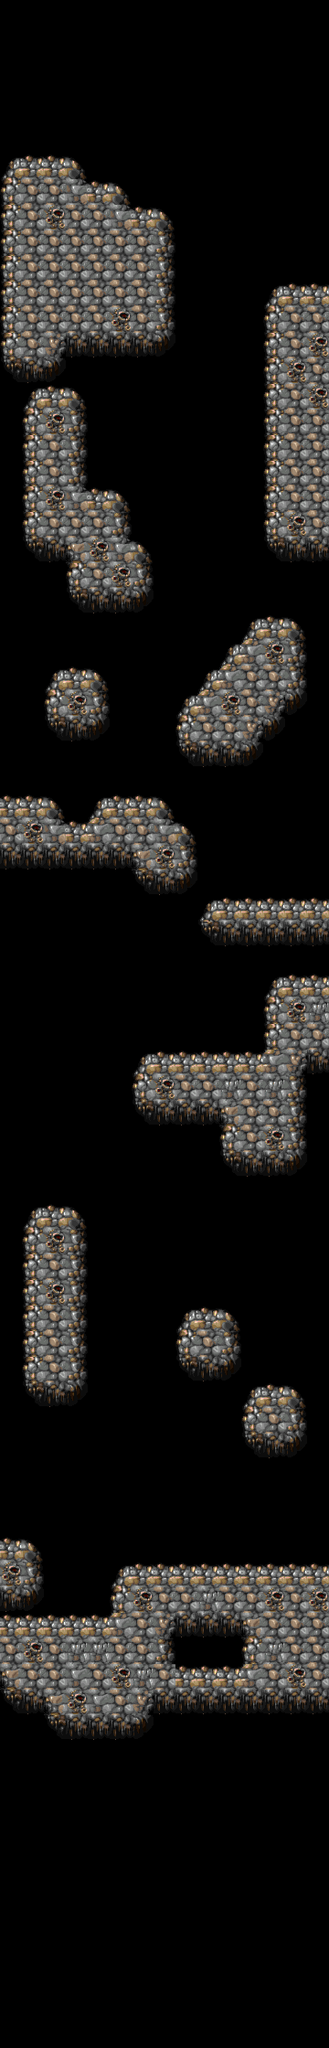

Tiled map render using the project's own tile images. Description and the whole map definition, tile-layer contents included, below:
An orthogonal 15x80 tile map with 24x28 px tiles, 1 tile layer (Tile Layer 1).

<map version="1.0" orientation="orthogonal" renderorder="right-down" width="15" height="80" tilewidth="24" tileheight="28" nextobjectid="1">
 <tileset firstgid="1" name="platforms" tilewidth="24" tileheight="28" tilecount="20" columns="5">
  <image source="../using/backgrounds/platforms.png" width="120" height="112" />
 </tileset>
 <layer name="Tile Layer 1" width="15" height="80">
  <data encoding="csv">
0,0,0,0,0,0,0,0,0,0,0,15,0,15,0,
0,0,0,0,0,0,0,0,0,0,0,15,15,15,0,
0,0,0,0,0,0,0,0,0,0,0,15,15,15,15,
0,0,0,0,0,0,0,0,0,0,0,15,15,15,0,
15,15,15,15,0,0,0,0,0,0,0,0,0,0,0,
15,15,15,15,15,15,0,0,0,0,0,0,0,0,0,
1,2,2,3,15,15,15,15,0,0,0,0,0,0,0,
6,7,7,5,2,3,15,15,0,0,0,0,0,0,0,
6,7,19,7,7,5,2,3,0,0,0,0,0,0,0,
6,7,7,7,7,7,7,8,0,0,0,0,0,0,0,
6,7,7,7,7,7,7,8,0,0,0,0,0,0,0,
6,7,7,7,7,7,7,8,0,0,15,0,1,2,2,
6,7,7,7,7,19,7,8,15,15,15,0,6,7,7,
6,7,10,12,12,12,12,13,15,15,15,15,6,7,19,
11,12,13,15,15,15,15,15,15,15,15,15,6,19,7,
15,1,2,3,15,15,15,15,15,15,15,15,6,7,19,
15,6,19,8,15,15,15,15,15,15,15,15,6,7,7,
15,6,7,8,15,15,15,15,15,15,15,15,6,7,7,
15,6,7,8,15,15,15,15,15,15,15,15,6,7,7,
0,6,19,5,2,3,15,15,15,15,15,15,6,7,7,
0,6,7,7,7,8,15,15,15,15,0,0,6,19,7,
0,11,12,9,19,5,3,15,0,0,0,0,11,12,12,
0,0,0,6,7,19,8,0,0,0,0,0,0,0,0,
0,0,0,11,12,12,13,0,0,0,0,0,0,0,0,
0,0,0,0,0,0,0,0,0,0,0,1,2,3,0,
0,0,0,0,0,0,0,0,0,0,1,4,19,8,0,
0,0,1,2,3,0,0,0,0,1,4,7,7,8,0,
0,0,6,19,8,0,0,0,1,4,19,7,10,13,0,
0,0,11,12,13,0,0,0,6,7,7,10,13,0,0,
0,0,0,0,0,0,0,0,11,12,12,13,0,0,0,
0,0,0,0,0,0,0,0,0,0,0,0,0,0,0,
2,2,3,15,1,2,2,3,15,0,0,0,0,0,0,
7,19,5,2,4,7,7,5,3,0,0,0,0,0,0,
12,12,12,12,12,12,9,19,8,0,0,0,0,0,0,
0,0,0,0,0,0,11,12,13,0,0,0,0,0,0,
0,0,0,0,0,0,0,0,0,1,2,2,2,2,2,
0,0,0,0,0,0,0,0,0,11,12,12,12,12,12,
0,0,0,0,0,0,0,0,0,0,0,0,0,0,0,
0,0,0,0,0,0,0,0,0,0,0,0,1,2,2,
0,0,0,0,0,0,0,0,0,0,0,0,6,19,17,
0,0,0,0,0,0,0,0,0,0,0,0,6,7,7,
0,0,0,0,0,0,1,2,2,2,2,2,4,10,12,
0,0,0,0,0,0,6,19,7,7,17,7,17,8,0,
0,0,0,0,0,0,11,12,12,12,9,7,7,8,0,
0,0,0,0,0,0,0,0,0,0,6,7,19,8,0,
0,0,0,0,0,0,0,0,0,0,11,12,12,13,0,
0,0,0,0,0,0,0,0,0,0,0,0,0,0,0,
0,1,2,3,0,0,0,0,0,0,0,0,0,0,0,
0,6,19,8,0,0,0,0,0,0,0,0,0,0,0,
0,6,7,8,0,0,0,0,0,0,0,0,0,0,0,
0,6,19,8,0,0,0,0,0,0,0,0,0,0,0,
0,6,7,8,0,0,0,0,1,2,3,0,0,0,0,
0,6,7,8,0,0,0,0,6,7,8,0,0,0,0,
0,6,7,8,0,0,0,0,11,12,13,0,0,0,0,
0,11,12,13,0,0,0,0,0,0,0,1,2,3,0,
0,0,0,0,0,0,0,0,0,0,0,6,7,8,0,
0,0,0,0,0,0,0,0,0,0,0,11,12,13,0,
0,0,0,0,0,0,0,0,0,0,0,0,0,0,0,
0,0,0,0,0,0,0,0,0,0,0,0,0,0,0,
0,0,0,0,0,0,0,0,0,0,0,0,0,0,0,
2,3,0,0,0,0,0,0,0,0,0,0,0,0,0,
19,8,0,0,0,1,2,2,2,2,2,2,2,2,2,
12,13,0,0,0,6,19,7,7,17,7,7,19,7,19,
2,2,2,2,2,4,7,10,12,12,12,9,7,7,7,
7,19,7,17,17,7,7,8,15,15,15,6,17,7,7,
9,7,7,16,7,19,17,7,2,2,2,4,7,19,7,
11,12,9,19,16,7,10,12,12,12,12,12,12,12,12,
15,15,11,12,12,12,13,15,15,15,15,15,15,15,15,
15,15,15,15,15,15,15,15,15,15,15,15,15,15,15,
15,15,15,15,15,15,15,15,15,15,15,15,15,15,15,
0,0,15,15,15,15,15,15,0,0,0,0,0,0,0,
0,0,0,0,0,0,0,0,0,0,15,15,15,0,0,
0,0,0,0,0,0,0,0,0,0,15,15,15,0,0,
0,0,0,0,0,0,0,0,0,15,15,15,15,0,0,
0,0,0,0,0,0,0,0,15,15,0,0,0,0,0,
15,15,15,15,0,0,0,15,15,0,0,0,0,0,0,
15,15,15,15,0,0,0,15,0,0,0,0,0,0,0,
15,15,15,15,0,15,15,0,0,0,0,0,0,0,0,
15,15,15,15,15,15,0,0,0,0,0,0,0,0,0,
0,0,0,15,0,0,0,0,0,0,0,0,0,0,0
</data>
 </layer>
</map>